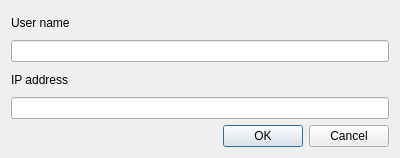
<?xml version="1.0" encoding="UTF-8"?>
<ui version="4.0">
 <class>Login</class>
 <widget class="QDialog" name="Login">
  <property name="geometry">
   <rect>
    <x>0</x>
    <y>0</y>
    <width>400</width>
    <height>158</height>
   </rect>
  </property>
  <property name="windowTitle">
   <string>Dialog</string>
  </property>
  <layout class="QVBoxLayout" name="verticalLayout">
   <item>
    <widget class="QLabel" name="label_2">
     <property name="text">
      <string>User name</string>
     </property>
    </widget>
   </item>
   <item>
    <widget class="QLineEdit" name="userName"/>
   </item>
   <item>
    <widget class="QLabel" name="label">
     <property name="text">
      <string>IP address</string>
     </property>
    </widget>
   </item>
   <item>
    <widget class="QLineEdit" name="ipAddress"/>
   </item>
   <item>
    <widget class="QDialogButtonBox" name="enterButton">
     <property name="standardButtons">
      <set>QDialogButtonBox::Cancel|QDialogButtonBox::Ok</set>
     </property>
    </widget>
   </item>
  </layout>
 </widget>
 <resources/>
 <connections/>
</ui>
